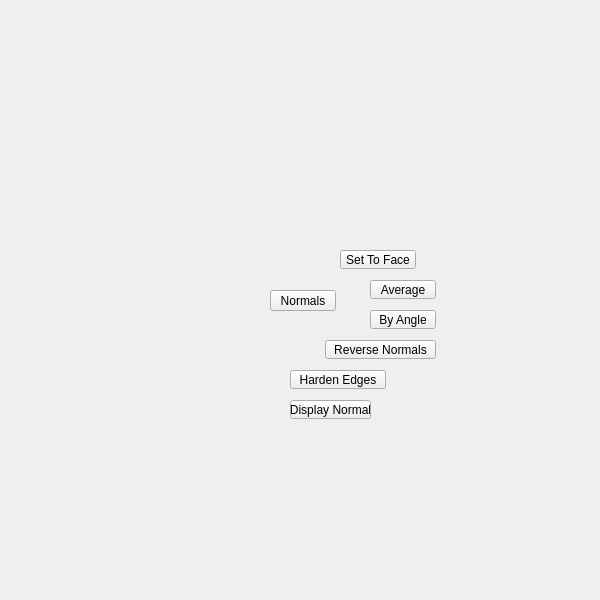
<?xml version="1.0" encoding="UTF-8"?>
<ui version="4.0">
 <class>QtUi</class>
 <widget class="QMainWindow" name="QtUi">
  <property name="enabled">
   <bool>true</bool>
  </property>
  <property name="geometry">
   <rect>
    <x>0</x>
    <y>0</y>
    <width>600</width>
    <height>600</height>
   </rect>
  </property>
  <property name="sizePolicy">
   <sizepolicy hsizetype="Ignored" vsizetype="Ignored">
    <horstretch>0</horstretch>
    <verstretch>0</verstretch>
   </sizepolicy>
  </property>
  <property name="minimumSize">
   <size>
    <width>0</width>
    <height>0</height>
   </size>
  </property>
  <property name="maximumSize">
   <size>
    <width>600</width>
    <height>600</height>
   </size>
  </property>
  <property name="cursor">
   <cursorShape>ArrowCursor</cursorShape>
  </property>
  <property name="windowTitle">
   <string>Toolkit</string>
  </property>
  <property name="whatsThis">
   <string>main</string>
  </property>
  <property name="toolButtonStyle">
   <enum>Qt::ToolButtonIconOnly</enum>
  </property>
  <property name="tabShape">
   <enum>QTabWidget::Triangular</enum>
  </property>
  <property name="dockNestingEnabled">
   <bool>true</bool>
  </property>
  <property name="dockOptions">
   <set>QMainWindow::AllowNestedDocks|QMainWindow::AllowTabbedDocks|QMainWindow::AnimatedDocks|QMainWindow::ForceTabbedDocks</set>
  </property>
  <widget class="QWidget" name="mainWindow">
   <property name="sizePolicy">
    <sizepolicy hsizetype="Ignored" vsizetype="Ignored">
     <horstretch>0</horstretch>
     <verstretch>0</verstretch>
    </sizepolicy>
   </property>
   <widget class="QPushButton" name="i005">
    <property name="geometry">
     <rect>
      <x>270</x>
      <y>290</y>
      <width>66</width>
      <height>21</height>
     </rect>
    </property>
    <property name="minimumSize">
     <size>
      <width>0</width>
      <height>21</height>
     </size>
    </property>
    <property name="maximumSize">
     <size>
      <width>16777215</width>
      <height>21</height>
     </size>
    </property>
    <property name="whatsThis">
     <string>normals</string>
    </property>
    <property name="text">
     <string>Normals</string>
    </property>
   </widget>
   <widget class="PushButton" name="tb001">
    <property name="enabled">
     <bool>true</bool>
    </property>
    <property name="geometry">
     <rect>
      <x>290</x>
      <y>370</y>
      <width>96</width>
      <height>19</height>
     </rect>
    </property>
    <property name="maximumSize">
     <size>
      <width>999</width>
      <height>19</height>
     </size>
    </property>
    <property name="toolTip">
     <string>Harden all creased edges on the selected object.</string>
    </property>
    <property name="text">
     <string>Harden Edges</string>
    </property>
    <property name="iconSize">
     <size>
      <width>18</width>
      <height>18</height>
     </size>
    </property>
   </widget>
   <widget class="PushButton" name="tb002">
    <property name="enabled">
     <bool>true</bool>
    </property>
    <property name="geometry">
     <rect>
      <x>370</x>
      <y>310</y>
      <width>66</width>
      <height>19</height>
     </rect>
    </property>
    <property name="maximumSize">
     <size>
      <width>999</width>
      <height>19</height>
     </size>
    </property>
    <property name="toolTip">
     <string>Set normal angle</string>
    </property>
    <property name="text">
     <string>By Angle</string>
    </property>
    <property name="iconSize">
     <size>
      <width>18</width>
      <height>18</height>
     </size>
    </property>
   </widget>
   <widget class="QPushButton" name="b010">
    <property name="enabled">
     <bool>true</bool>
    </property>
    <property name="geometry">
     <rect>
      <x>325</x>
      <y>340</y>
      <width>111</width>
      <height>19</height>
     </rect>
    </property>
    <property name="maximumSize">
     <size>
      <width>999</width>
      <height>19</height>
     </size>
    </property>
    <property name="toolTip">
     <string>Reverse Selected Normals</string>
    </property>
    <property name="text">
     <string>Reverse Normals</string>
    </property>
    <property name="iconSize">
     <size>
      <width>18</width>
      <height>18</height>
     </size>
    </property>
   </widget>
   <widget class="PushButton" name="tb000">
    <property name="enabled">
     <bool>true</bool>
    </property>
    <property name="geometry">
     <rect>
      <x>290</x>
      <y>400</y>
      <width>81</width>
      <height>19</height>
     </rect>
    </property>
    <property name="maximumSize">
     <size>
      <width>999</width>
      <height>19</height>
     </size>
    </property>
    <property name="toolTip">
     <string>Display face normals</string>
    </property>
    <property name="text">
     <string>Display Normal</string>
    </property>
    <property name="iconSize">
     <size>
      <width>18</width>
      <height>18</height>
     </size>
    </property>
   </widget>
   <widget class="QPushButton" name="b006">
    <property name="enabled">
     <bool>true</bool>
    </property>
    <property name="geometry">
     <rect>
      <x>340</x>
      <y>250</y>
      <width>76</width>
      <height>19</height>
     </rect>
    </property>
    <property name="maximumSize">
     <size>
      <width>999</width>
      <height>19</height>
     </size>
    </property>
    <property name="toolTip">
     <string>Set Normals to face</string>
    </property>
    <property name="text">
     <string>Set To Face</string>
    </property>
    <property name="iconSize">
     <size>
      <width>18</width>
      <height>18</height>
     </size>
    </property>
   </widget>
   <widget class="PushButton" name="tb004">
    <property name="enabled">
     <bool>true</bool>
    </property>
    <property name="geometry">
     <rect>
      <x>370</x>
      <y>280</y>
      <width>66</width>
      <height>19</height>
     </rect>
    </property>
    <property name="minimumSize">
     <size>
      <width>0</width>
      <height>0</height>
     </size>
    </property>
    <property name="maximumSize">
     <size>
      <width>999</width>
      <height>19</height>
     </size>
    </property>
    <property name="toolTip">
     <string>Average Edge Normals</string>
    </property>
    <property name="text">
     <string>Average</string>
    </property>
    <property name="iconSize">
     <size>
      <width>18</width>
      <height>18</height>
     </size>
    </property>
   </widget>
  </widget>
 </widget>
 <customwidgets>
  <customwidget>
   <class>PushButton</class>
   <extends>QPushButton</extends>
   <header>widgets.pushbutton.h</header>
  </customwidget>
 </customwidgets>
 <resources/>
 <connections/>
 <designerdata>
  <property name="gridDeltaX">
   <number>5</number>
  </property>
  <property name="gridDeltaY">
   <number>10</number>
  </property>
  <property name="gridSnapX">
   <bool>true</bool>
  </property>
  <property name="gridSnapY">
   <bool>true</bool>
  </property>
  <property name="gridVisible">
   <bool>true</bool>
  </property>
 </designerdata>
</ui>
